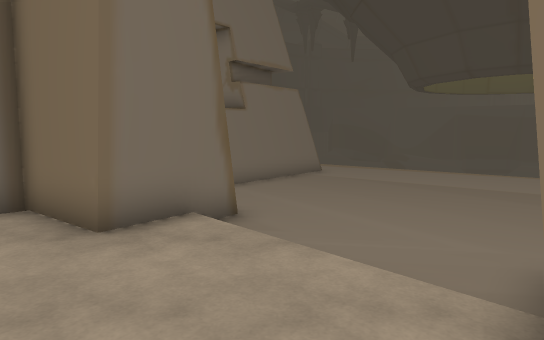
view 1 (above)

20 first-person views from a walk through a scene from a Unity 3-D project. The camera is 1.4 m above the floor, tilts 6° down and sees 70° across. The floor is counted in squares, 1 m on a side. Each view is taken from the middle of a square. On the plan, view 1 faces up. The plan holds only what a view shows up to about 16 squares ahead; the rest is blank. The place goes on beyond the plan. The player is left out. Some animated figures are not drawn.

view 2
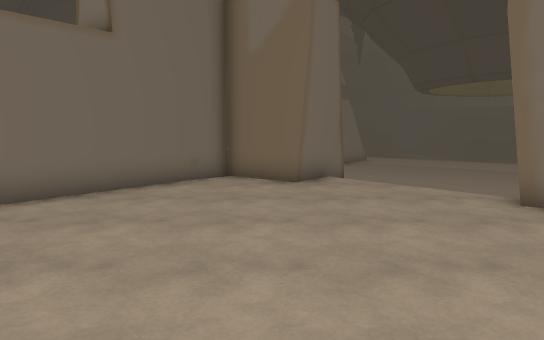

view 3
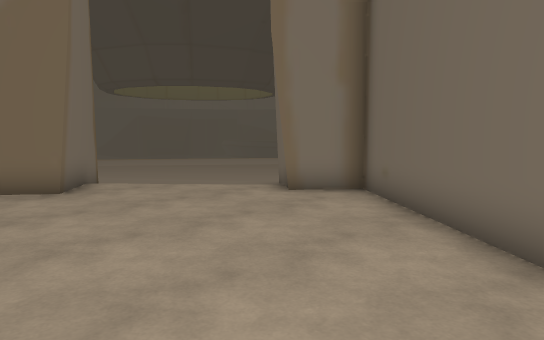

view 4
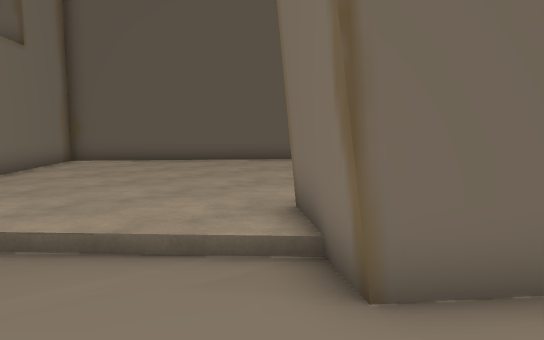

view 5
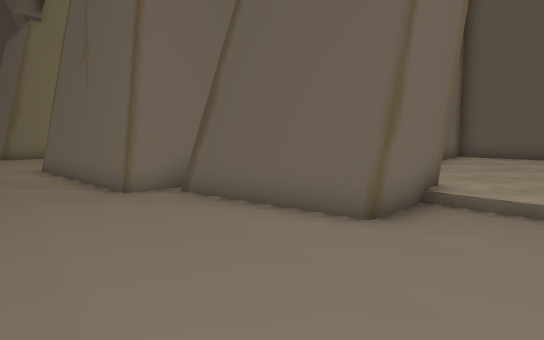

view 6
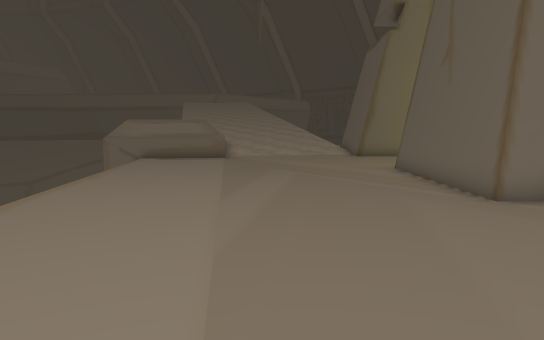

view 7
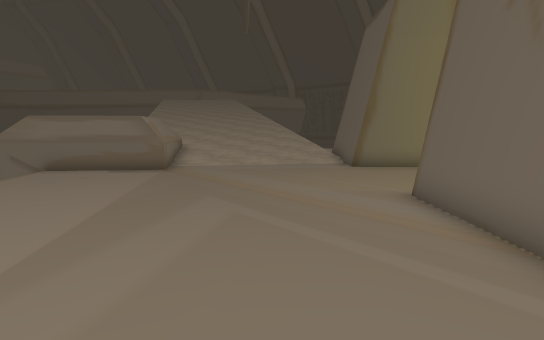

view 8
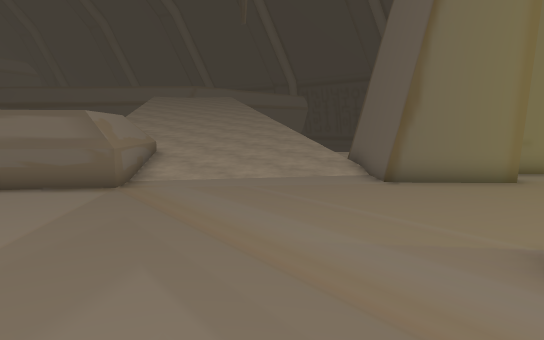

view 9
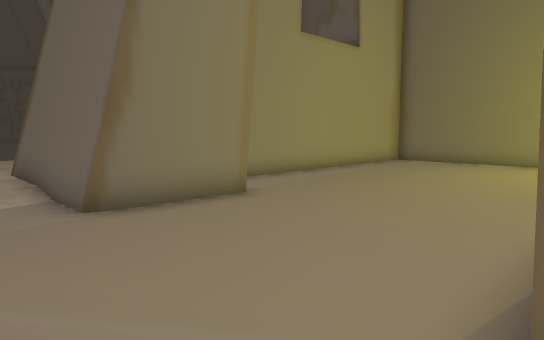

view 10
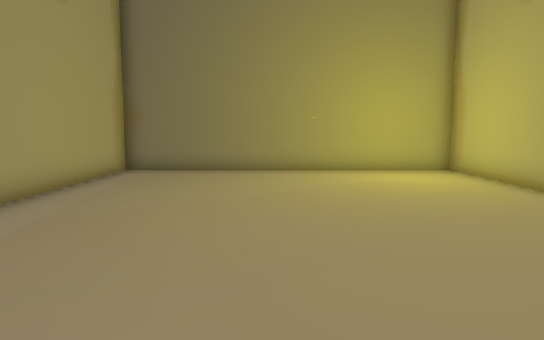

view 11
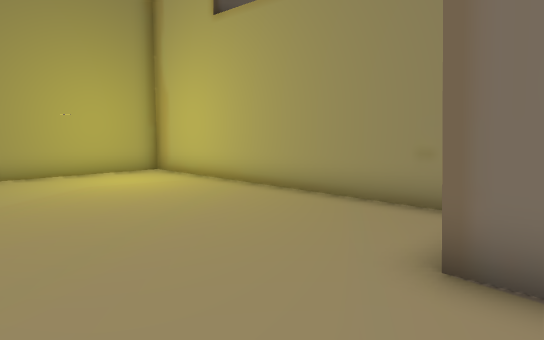

view 12
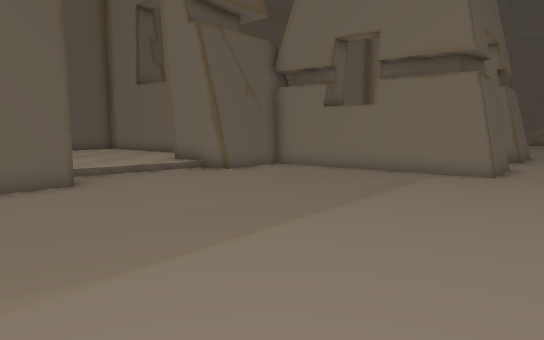

view 13
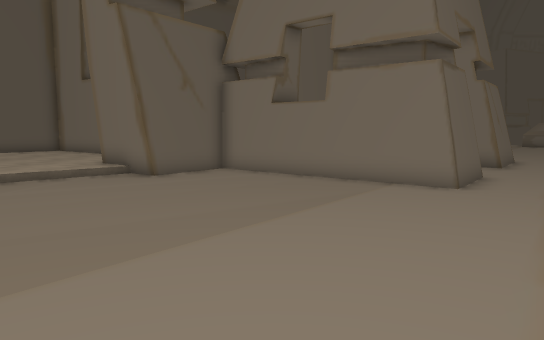

view 14
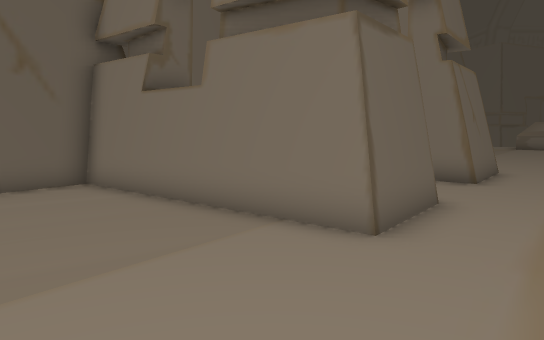

view 15
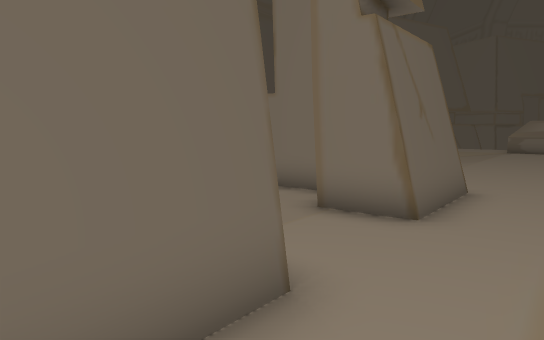

view 16
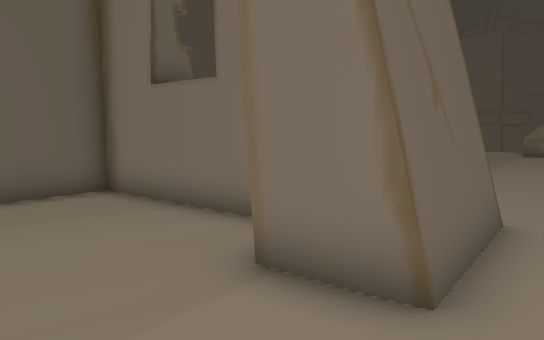

view 17
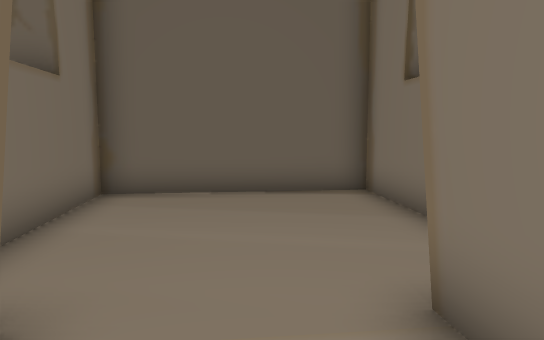

view 18
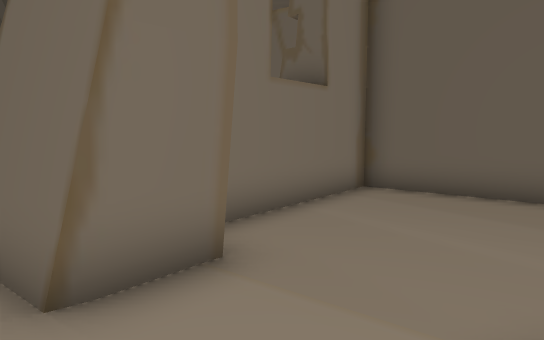

view 19
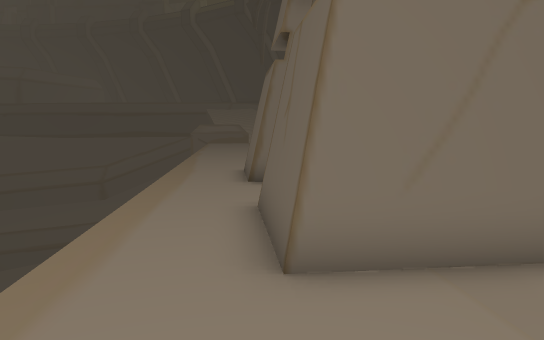

view 20
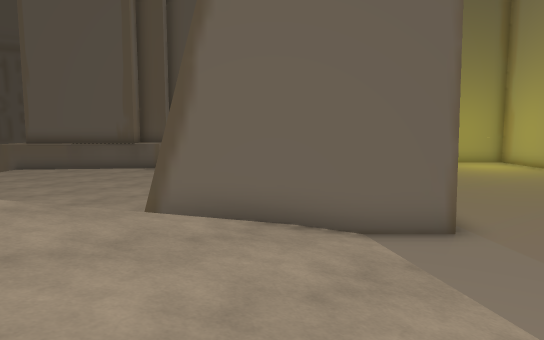

### Floor plan
Key: @ floor where view 1 was taken; # wall or solid block; . main floor; : floor 0.25 m higher than the main floor; - floor 0.25 m lower than the main floor; + floor 0.5 m higher than the main floor; * floor 0.75 m higher than the main floor; / step, stairs or slope; = window, fence, low wall or low ledge; v drop or lower ground; O other object.
Columns run from 8 left of view 1 to 24 right of it. Each row starts with its distance up from view 1.
 24 .. v
 23 ....vv
 22  .....v
 21  .OO...v
 20  OO#O...v
 19  O ##O...vv
 18   #.#O.....v
 17  O.....OO...v
 16 OO.....##O...v
 15 #......##OO...v
 14 #.....###O......v
 13 ##....O#O........v
 12  ##..#OO..........
 11   ####O.............
 10    OO#O.............
  9      O................v
  8      #OO...............v
  7    #####.................v
  6   #####O..................v
  5   #:::O:/..................v
  4  ##::::::/.OO...............v
  3 ##::::::::O##O................v
  2 #:::::::::####O................vv
  1  ::::::::::# ##O##.............=/
  0 ::::::::@:##  #####...........#//
 -1 :::::::::##       ##..........=/
 -2 #:::::::O#         ##........=//
 -3 ##::::::##          #.........=//
 -4  ##::::##      #     ..........:=
 -5   ###:##      ##..##..........::+
 -6     ###      ##..............:::+
 -7             ##...............::+*
 -8            ##...........###.::++*
 -9           ##...... ....#####::+**
-10          ##............#   ##+**
-11          #..............    #-v*
-12          #.............#       v
-13          ##...........##    v
-14           ##.........##    vv  v
-15            ##.......##     vvv vv
-16             ##.....##     vvvv  v
-17              ##...##      vvvvv
-18               ##.##      vvvvvv
-19                ###       vvvvvv
-20                          vvvvv
-21                          vvvvv

Where each view was taken, in squares from view 1:
view 1: 0 up, 0 right, facing up
view 2: 5 down, 3 left, facing up
view 3: 4 down, 5 left, facing up-right
view 4: 9 up, 2 right, facing down-left
view 5: 10 up, 5 right, facing down
view 6: 10 up, 6 right, facing down-right
view 7: 5 up, 9 right, facing down-right
view 8: 2 up, 12 right, facing down-right
view 9: 1 down, 14 right, facing down
view 10: 6 down, 14 right, facing down-left
view 11: 7 down, 14 right, facing left
view 12: 9 up, 13 right, facing left
view 13: 11 up, 11 right, facing left
view 14: 14 up, 7 right, facing left
view 15: 17 up, 3 right, facing left
view 16: 18 up, 0 right, facing left
view 17: 19 up, 1 left, facing down-left
view 18: 20 up, 2 left, facing down
view 19: 24 up, 8 left, facing down-right
view 20: 5 down, 24 right, facing down-left
